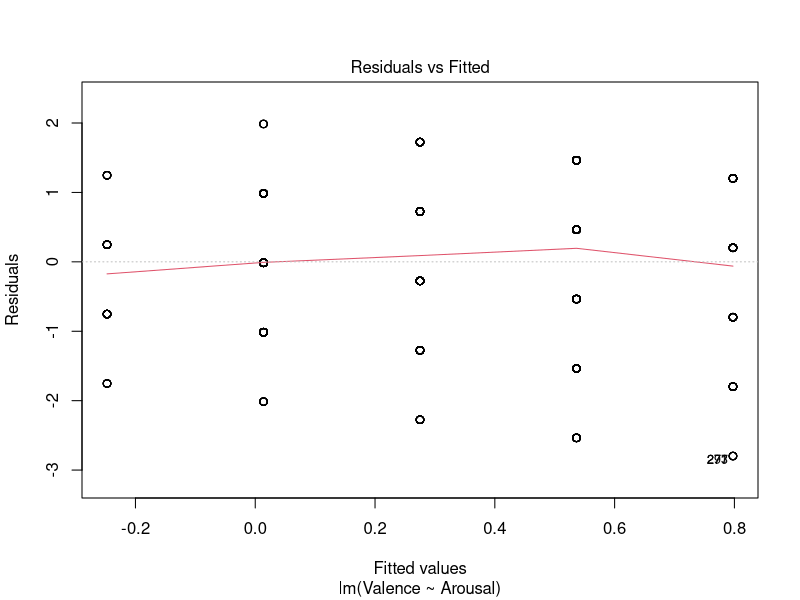
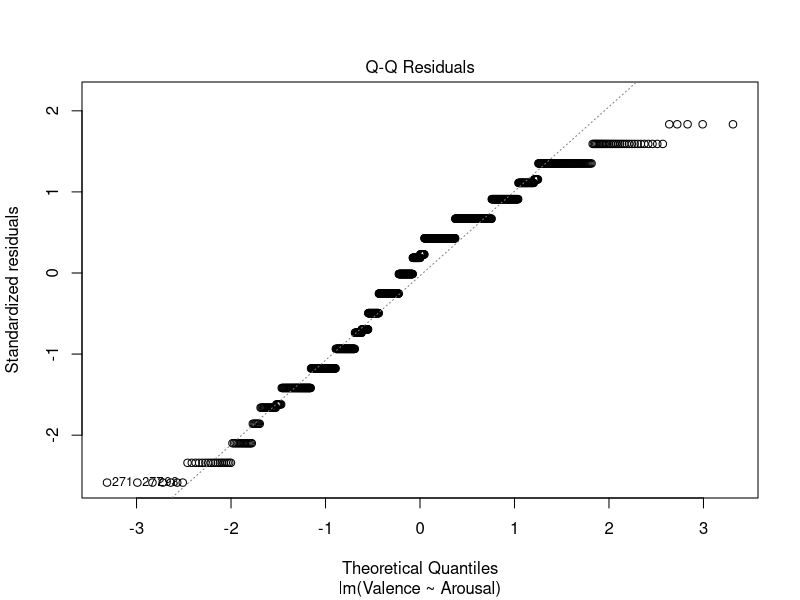
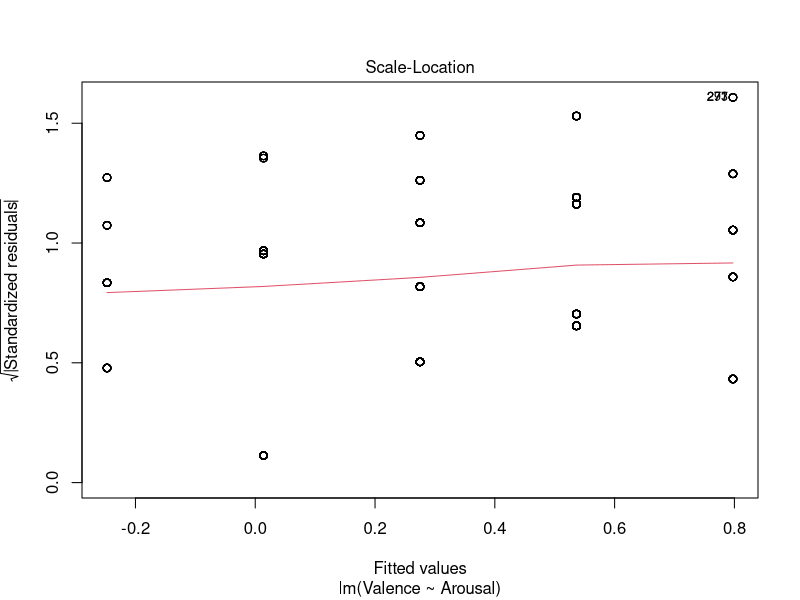
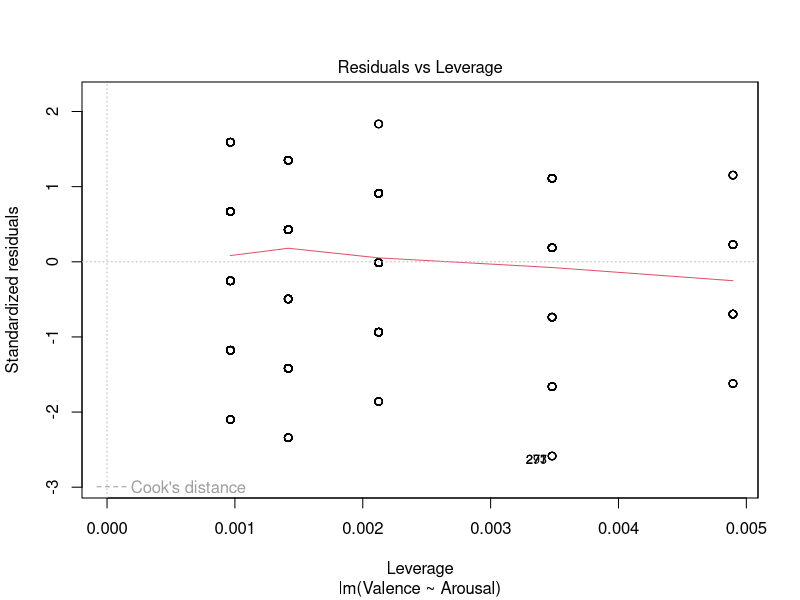
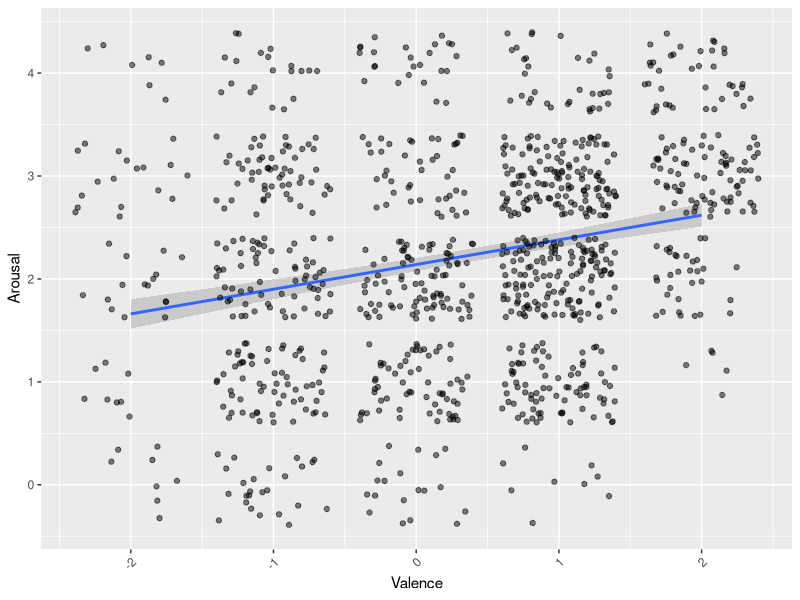
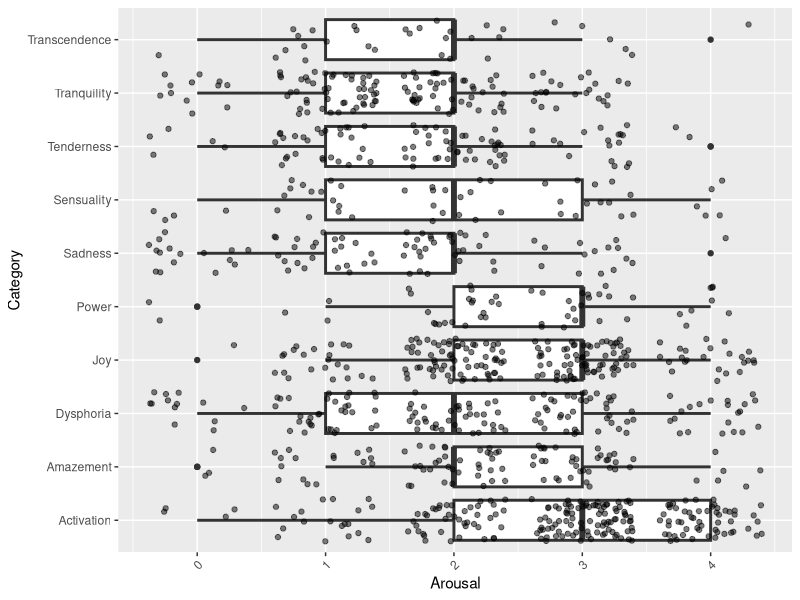
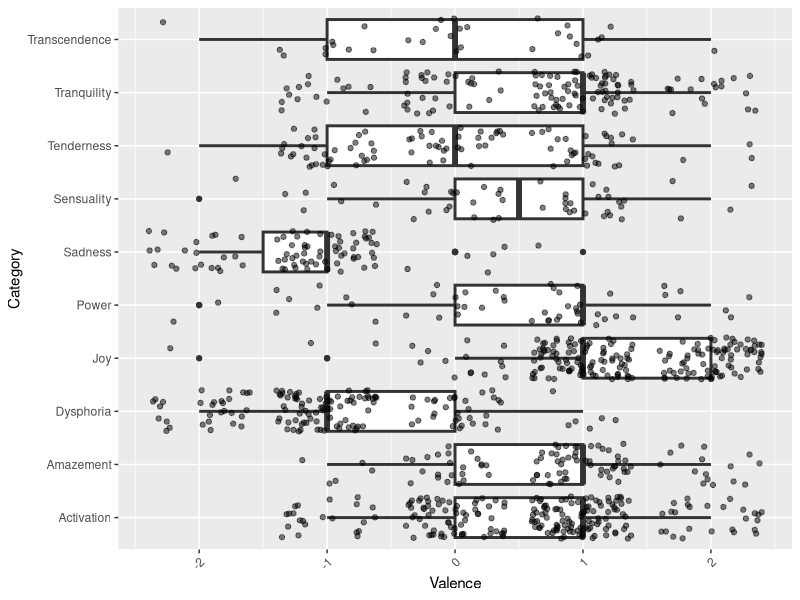
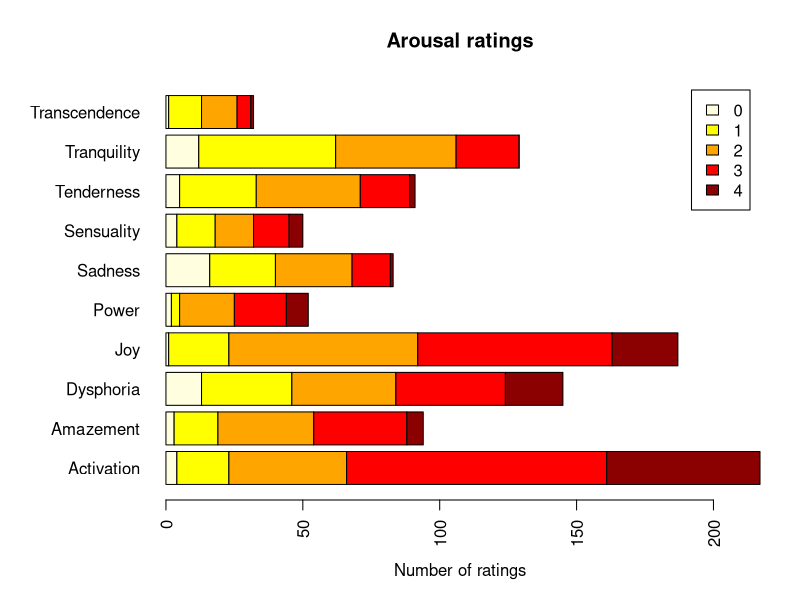

Write R code to recreate these figures, in order. (Note: this script raises an error after producing the figures.)
## ---- chunk 1
library(readr)
annotations <- read_csv("annotations.csv")
View(annotations)
metadata <- read_csv("metadata.csv")
View(metadata)
## ---- chunk 2
instrument <- c(rep(metadata$instrument, 24))
annotations$instrument <- instrument
like <- c(rep(metadata$like, 24))
annotations$like <- like
## ---- chunk 3
library(MASS)
outcomes <- list(annotations$Valence, annotations$Arousal)
names <- c("valence", "arousal")
for (elem in seq_along(names)) {
  print(names[[elem]])
  m <- lm(outcomes[[elem]] ~ instrument + like, data=annotations)
  print(summary(m))
}
## ---- chunk 4
library(MASS)
categories <- as.list(unique(annotations$Song2))
for (i in seq_along(categories)) {
  selection <- annotations[which(annotations$Song2 %in% categories[[i]]),]
  outcomes <- list(selection$Valence, selection$Arousal)
  names <- c("valence", "arousal")
  for (elem in seq_along(names)) {
    m <- lm(outcomes[[elem]] ~ instrument + like, data=selection)
    res <- summary(m)$fstatistic
    p <- pf(res[1],res[2],res[3],lower.tail=F)
    attributes(p) <- NULL
    if (p < 0.05){
      print(names[[elem]])
      print(categories[[i]])
      print(summary(m))
    }
  }
}
## ---- chunk 5
adjusted_p_arousal <- p.adjust(0.0119, method = "bonferroni", n = 24)
adjusted_p_arousal
adjusted_p_valence <- p.adjust(0.0147, method = "bonferroni", n = 24)
adjusted_p_valence
## ---- chunk 6
LM <- lm(Valence ~ Arousal, data=annotations)
summary(LM)
sqrt(0.07842)
plot(LM)

library(ggplot2)
ggplot(annotations, aes(x = Valence, y = Arousal)) +
  geom_smooth(method='lm') +
  geom_jitter(alpha = .5) +
  theme(axis.text.x = element_text(angle = 45, hjust = 1, vjust = 1))
## ---- chunk 7
library(psych)
describeBy(annotations, group=annotations$Category)
## ---- chunk 8
annotations[annotations == "TenderLonging"] <- "Tenderness"

lapply(annotations[, c("Category", "Arousal")], table)
ftable(xtabs(~ Category + Arousal, data = annotations))

library(ggplot2)
arousal.plot <- ggplot(annotations, aes(x = Arousal, y = Category)) +
  geom_boxplot(size = 1) +
  geom_jitter(alpha = .5) +
  theme(axis.text.x = element_text(angle = 45, hjust = 1, vjust = 1))
arousal.plot
pdf("arousal.pdf", width=5, height=3)
print(arousal.plot)
dev.off()

lapply(annotations[, c("Category", "Valence")], table)
ftable(xtabs(~ Category + Valence, data = annotations))

valence.plot <- ggplot(annotations, aes(x = Valence, y = Category)) +
  geom_boxplot(size = 1, notch=FALSE) +   geom_jitter(alpha = .5) +
  theme(axis.text.x = element_text(angle = 45, hjust = 1, vjust = 1))
valence.plot
pdf("valence.pdf", width=5, height=3)
print(valence.plot)
dev.off()
## ---- chunk 9
library(ggpubr)
annotations[annotations == "TenderLonging"] <- "Tenderness"

counts <- table(annotations$Arousal, annotations$Category)
par(las=2) # make label text perpendicular to axis
par(mar=c(5,8,4,2)) # increase y-axis margin.
barplot(counts, main="Arousal ratings",
  xlab="Number of ratings", col=c("lightyellow", "yellow1", "orange1", "red", "red4"),
  legend = rownames(counts), horiz=TRUE, cex.names=1) 


counts <- table(annotations$Valence, annotations$Category)
par(las=2) # make label text perpendicular to axis
par(mar=c(5,8,4,2)) # increase y-axis margin.
barplot(counts, main="Valence ratings",
  xlab="Number of ratings", col=c("navy", "royalblue1", "paleturquoise1", "seagreen2", "chartreuse1"),
  legend = rownames(counts), horiz=TRUE, cex.names=1) 

## ---- chunk 10
#annotations[annotations == "TenderLonging"] <- "Tenderness"
#sad <- annotations[which(annotations$Category == "Sadness"),]
#hist(sad$Valence)

lapply(annotations[, c("Category", "Arousal")], table)
ftable(xtabs(~ Category + Arousal, data = annotations))

library(ggplot2)
ggplot(annotations, aes(x = Arousal, y = Category))  +
  geom_boxplot(size = 1, width=0.5, length=0.5, notch=FALSE, outlier.size=0.5) +   #geom_jitter(alpha = .5) +
  theme(axis.text.x = element_text(angle = 45, hjust = 1, vjust = 1, size=12), axis.text.y = element_text(size=12, color="black"), axis.title.x = element_text(size=13, face="bold"),
  plot.margin = margin(1, 10, 1, 1, "cm"))

lapply(annotations[, c("Category", "Valence")], table)
ftable(xtabs(~ Category + Valence, data = annotations))

ggplot(annotations, aes(x = Valence, y = Category)) +
  geom_boxplot(size = 1, width=0.5, length=0.5, notch=FALSE, outlier.size=0.5, coef=0) +   #geom_jitter(alpha = .5) +
  theme(axis.text.x = element_text(angle = 45, hjust = 1, vjust = 1, size=12), axis.text.y = element_text(size=12, color="black"), axis.title.x = element_text(size=13, face="bold"),
  plot.margin = margin(1, 10, 1, 1, "cm"))
## ---- chunk 11
library(MASS)
categories <- list("Activation", "Amazement", "Dysphoria", "Sadness", "Joy", "Power", "Sensuality", "TenderLonging", "Tranquility", "Transcendence")
for (i in seq_along(categories)) {
  selection <- annotations[which(annotations$Category %in% categories[[i]]),]
  m <- lm(Valence ~ Arousal, data=selection)
  res <- summary(m)$fstatistic
  p <- pf(res[1],res[2],res[3],lower.tail=F)
  attributes(p) <- NULL
  if (p < 0.05){
    print(categories[[i]])
    print(summary(m))
  }
}
## ---- chunk 12
adjusted_p_tender <- p.adjust(0.03458, method = "bonferroni", n = 10)
adjusted_p_tender
adjusted_p_sensuality <- p.adjust(0.00459, method = "bonferroni", n = 10)
adjusted_p_sensuality
adjusted_p_tranquility <- p.adjust(0.0018, method = "bonferroni", n = 10)
adjusted_p_tranquility
## ---- chunk 13
positive_list <- c("Amazement", "Joy", "sensuality", "Tranquility")
positive_selection <- annotations[which(annotations$Category %in% positive_list),]
model.pos <- lm(Valence ~ Arousal, data=positive_selection)
summary(model.pos)
sqrt(0.23)
plot(model.pos)

library(ggplot2)
ggplot(positive_selection, aes(x = Valence, y = Arousal)) +
  geom_smooth(method='lm') +
  geom_jitter(alpha = .5) +
  theme(axis.text.x = element_text(angle = 45, hjust = 1, vjust = 1))
## ---- chunk 14
negative_new_list <- c("Activation", "Dysphoria", "Sadness", "Power", "Transcendence", "TenderLonging")
negative_neu_selection <- annotations[which(annotations$Category %in% negative_new_list),]
model.neg <- lm(Valence ~ Arousal, data=negative_neu_selection)
summary(model.neg)
sqrt(0.07)
plot(model.neg)

library(ggplot2)
ggplot(negative_neu_selection, aes(x = Valence, y = Arousal)) +
  geom_smooth(method='lm') +
  geom_jitter(alpha = .5) +
  theme(axis.text.x = element_text(angle = 45, hjust = 1, vjust = 1))
